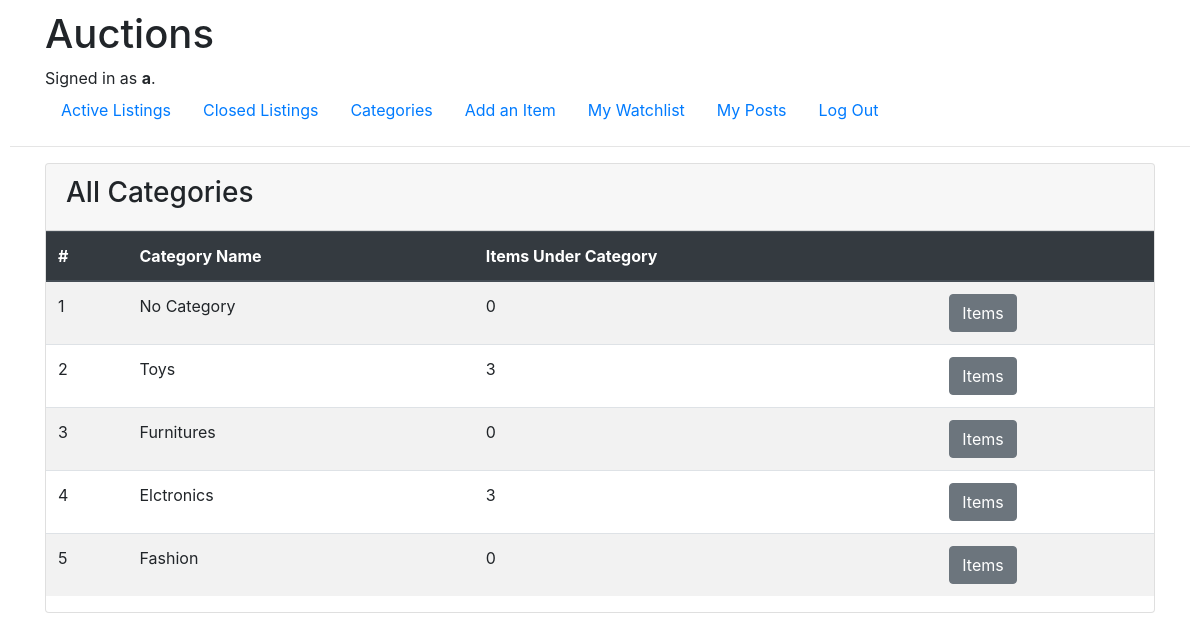
The page /itemcountbycategory (signed in) on the database its author committed.
### auctions/models.py (models this page shows, shortened)
class User(AbstractUser):
    watchlist = models.ManyToManyField('Item', blank=True, related_name="watched_by")

class Category(models.Model):
    title = models.CharField(max_length=64)

### auctions/views.py (the view)
# urls.py: path("itemcountbycategory", views.itemcountbycategory, name="itemcountbycategory"),
def itemcountbycategory(request):
    categories = Category.objects.all()
    counts = [len(category.items.all()) for category in categories]
    return render(request, "auctions/itemcountbycategory.html", {
        "contents":zip(categories, counts)
    })

### auctions/templates/auctions/itemcountbycategory.html
{% extends "auctions/layout.html" %}
{% block body %}
  <div class="container">
    <div class="row">
      <div class="col">
        <div class="card">
          <div class="card-header">
            <h3>All Categories</h3>
          </div>
          <table class="table table-striped">
            <thead class="thead-dark">
              <tr>
                <th>#</th>
                <th>Category Name</th>
                <th>Items Under Category</th>
                <th></th>
              </tr>
            </thead>
            <tbody>
              {% for category, count in contents %}
                <tr>
                  <td>{{ forloop.counter }}</td>
                  <td>{{ category.title }}</td>
                  <td>{{ count }}</td>
                  <td>
                    <a href="{% url 'itemlistbycategory' category.id %}" class="btn btn-secondary">Items</a>
                  </td>
                </tr>
              {% endfor %}
            </tbody>
          </table>
        </div>
      </div>
    </div>
  </div>
{% endblock %}

### auctions/templates/auctions/layout.html (shortened to what this page needs)
{% load static %}
<!DOCTYPE html>
<html lang="en">
    <head>
        <link rel="stylesheet" href="https://stackpath.bootstrapcdn.com/bootstrap/4.4.1/css/bootstrap.min.css">
        <link href="{% static 'auctions/styles.css' %}" rel="stylesheet">
    </head>
    <body>
        <div class="container">
            <h1>Auctions</h1>
            <div>
                {% if user.is_authenticated %}
                    Signed in as <strong>{{ user.username }}</strong>.
                {% else %}
                    Not signed in.
                {% endif %}
            </div>
            <ul class="nav">
                <li class="nav-item">
                    <a class="nav-link" href="{% url 'index' %}">Active Listings</a>
                </li>
                <li class="nav-item">
                    <a class="nav-link" href="{% url 'closedlistings' %}">Closed Listings</a>
                </li>
                <li class="nav-item">
                    <a class="nav-link" href="{% url 'itemcountbycategory' %}">Categories</a>
                </li>
                {% if user.is_authenticated %}
                    <li class="nav-item">
                        <a class="nav-link" href="{% url 'create' %}">Add an Item</a>
                    </li>
                    <li class="nav-item">
                        <a class="nav-link" href="{% url 'watchlistitems' %}">My Watchlist </a>
                    </li>
                    <li class="nav-item">
                        <a class="nav-link" href="{% url 'userposts' %}">My Posts</a>
                    </li>
                    <li class="nav-item">
                        <a class="nav-link" href="{% url 'logout' %}">Log Out</a>
                    </li>
                {% endif %}
            </ul>
        </div>
        <hr>
        {% block body %}
        {% endblock %}
    </body>
</html>

### auctions/static/auctions/styles.css (style rules this page uses)
body { padding: 10px; }

### rows shown on the page
User: username "a"
Category: title "No Category", count "0"
Category: title "Toys", count "3"
Category: title "Furnitures", count "0"
Category: title "Elctronics", count "3"
Category: title "Fashion", count "0"
